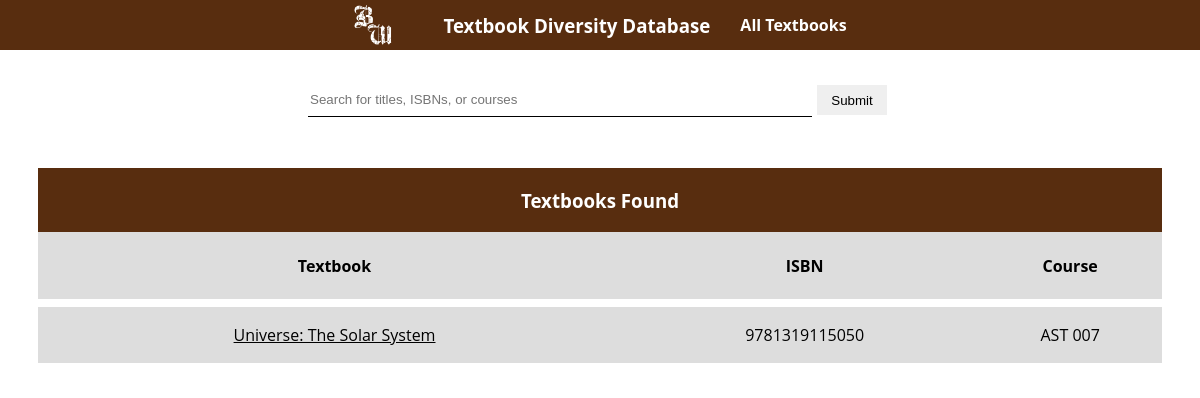
The app's page /list, older data.
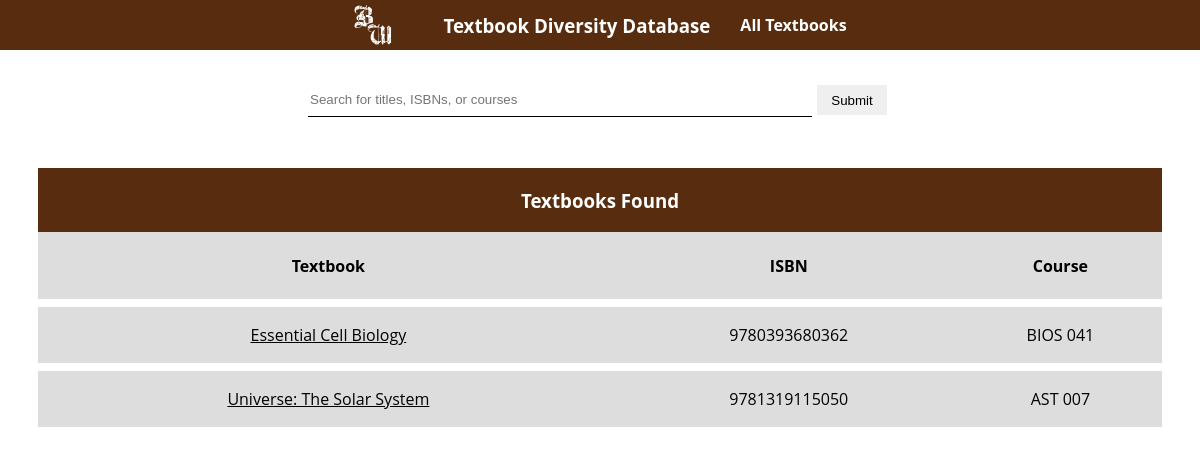
The same page, newer data.
### tables this page shows
CREATE TABLE textbooks (isbn integer primary key, title text, course text, cost float, pubYear integer, publisher text, DEI text);

### app.py (the view)
@app.route('/list', methods=['GET'])
def list():
    conn = sqlite3.connect('maintextbooks.db')
    c = conn.cursor()
    c.execute('SELECT title, course, isbn FROM textbooks')
    textbooks = [{'title': row[0], 'course': row[1], 'isbn': row[2]} for row in c.fetchall()]
    conn.close()
    if len(textbooks) is not 0:
        return render_template('search.html', textbooks=textbooks)
    else:
        return render_template('notFound.html', textbook_id=textbook_id)

### templates/search.html (shortened to what this page needs)
<!DOCTYPE html>
<html>
<head>
    <link rel="stylesheet" href="{{ url_for('static', filename='css/main.css') }}">
</head>
<body>
    <div id="navbar"><img src="{{ url_for('static', filename='logo.png') }}" />
        <h3><a class="navURL" href="./">Textbook Diversity Database</a></h3>
        <h4><a class="navURL" href="/list">All Textbooks</a></h4>
    </div>
    <div class="formCon">
        <form action="/search" method="post">
            <input type="text" name="textbook_id" class="searchbar" placeholder="Search for titles, ISBNs, or courses" /><br>
            <input type="submit" value="Submit" class="submit">
        </form>
    </div>
    <div class="searchCon">
    <table id="searchTable">
        <tr class="head">
            <th class="head" colspan="3"><h3>Textbooks Found</h3></th>
        </tr>
        <tr class="top">
            <th><h4>Textbook</h4></th>
            <th><h4>ISBN</h4></th>
            <th><h4>Course</h4></th>
        </tr>
         {% for textbook in textbooks %}
        <tr>
            <th>
                <p><a href="/textbook?bookName={{textbook.title}}">{{textbook.title}}</a></p>
            </th>
            <th>
                <p>{{textbook.isbn}}</p>
            </th>
            <th>
                <p>{{textbook.course}}</p>
            </th>
        </tr>
        {% endfor %}
    </div>
</body>
</html>

### static/css/main.css (style rules this page uses)
body { font-family: 'Open Sans', 'Helvetica Neue', sans-serif; margin: 0; padding: 0; }
form { height: 40px; width: 80vw; max-width: 1000px; margin-left: 20px; margin-right: 20px; margin-top: 10px; margin-bottom: 10px; display: inline-flex; flex-direction: row; align-items: center; justify-content: center; }
#navbar { position: fixed; width: 100vw; height: 50px; display: inline-flex; flex-direction: row; align-items: center; justify-content: center; gap: 30px; background-color: #582d0f; color: white; }
.navURL { color: white; cursor: pointer; text-decoration: none; }
img { height: 80%; margin-right: 20px; }
a { color: black; }
.formCon { margin-top: 70px; margin-left: 2.5vw; width: 95vw; display: inline-flex; flex-direction: row; align-items: center; justify-content: center; }
input { height: 30px; width: 70%; max-width: 500px; border: black solid 1px; border-top: none; border-left: none; border-right: none; }
.submit { width: 5vw; min-width: 70px; margin-left: 5px; margin-right: 5px; border: none; cursor: pointer; }
.searchCon { display: block; width: 95vw; margin-top: 30px; margin-left: 2.5vw; }
#searchTable { width: 100%; }
.head { background-color: #582d0f; color: white; border-bottom: none !important; }
.top { border-top: none !important; }
table { border-collapse: collapse; background-color: #582d0f; }
tr { border: white solid 8px; background-color: #DDDDDD; }
th { font-weight: normal !important; }
h4 { font-weight: bolder !important; }

Row changes from the older to the newer data that the page shows:
added textbooks: title "Essential Cell Biology", isbn "9780393680362", course "BIOS 041"
